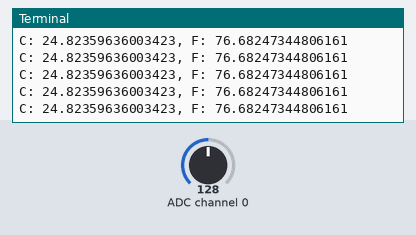
Bench run of a program on a simulated Raspberry Pi (BCM pin numbers). Shown: the last lines printed to the terminal. The test bench sets the inputs (shaded band); at power-on: ADC channel 0 = 128 (analog values on the 0–255 scale). Library files of the repository ran but are not shown: ADC0834.py.

Above: at 1.2 s.
1.3 s: ADC channel 0 set to 178
At 1.57 s:
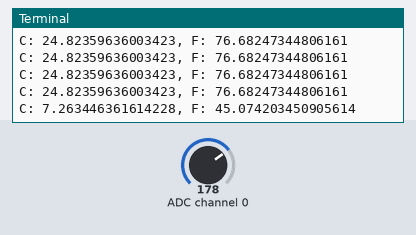
2.8 s: ADC channel 0 set to 224
At 2.99 s:
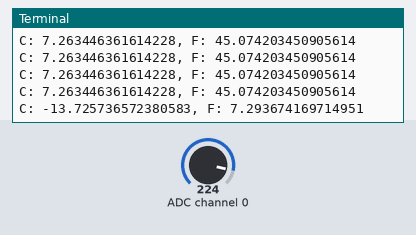
Timing chart, 0 to 5.8 s (numbered marks = the images above; inputs shaded):
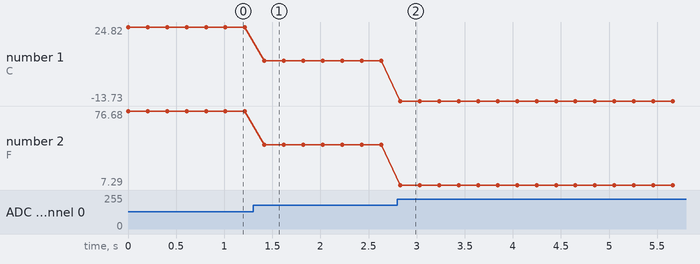

The program:

thermistor.py
```python
import ADC0834
from time import sleep
import math

ADC0834.setup()

try:
    while True:
        analogVal = ADC0834.getResult()

        # convert the analog value to a voltage
        vr = 5 * float(analogVal) / 255
        # cal the resistance of thermistor
        rt = 10000 * vr / (5 - vr)
        # cal the temp in Kelvin
        temp = 1 / (((math.log(rt / 10000)) / 3950) + (1 / (273.15 + 25)))
        # Convert Kelvin to C
        cel = temp - 273.15
        # Convert C to F
        fah = cel * 1.8 + 32
        print(f'C: {cel}, F: {fah}')

        sleep(0.2)
except KeyboardInterrupt:
    print('Existing...')
    ADC0834.destroy()
finally:
    pass


        
```

Measured:
- after the input at 1.3 s, the terminal: prints a new line after 0.12 s (image 1)
- after the input at 2.8 s, the terminal: prints a new line at once (image 2)
- plotted number 1: 24.82 → 7.26 after the input at 1.3 s, 7.26 → -13.73 after the input at 2.8 s
- plotted number 2: 76.68 → 45.07 after the input at 1.3 s, 45.07 → 7.29 after the input at 2.8 s
